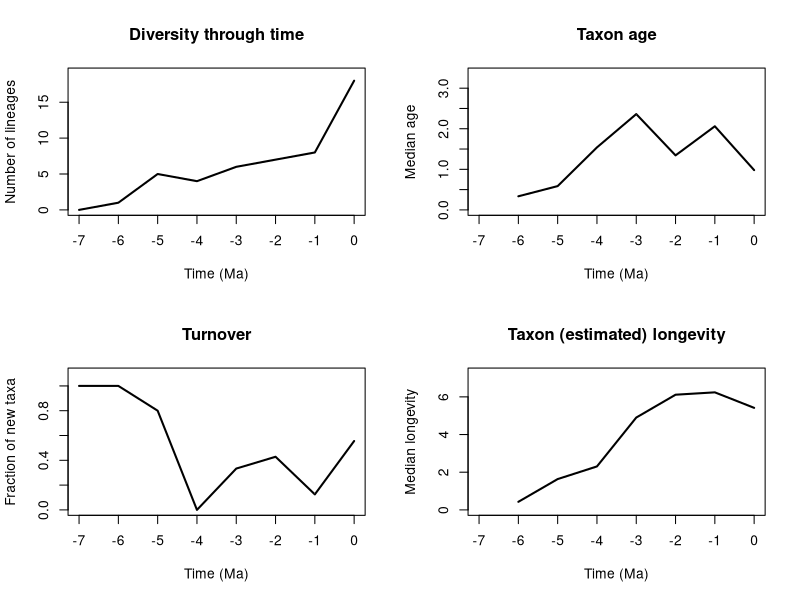

This figure's R source:

	setwd("/Users/tobias/Documents/Sweden/PhD/rise_and_fall/longevity_analyses/mammals/families/cercopithecidae_pyrate_mcmc_logs")
	tbl = read.table(file = "cercopithecidae_input_1_se_est_stats.txt",header = T)
	pdf(file='fcercopithecidae_input_1_se_est_stats.pdf',width=12, height=9)
	time = -tbl$time
	par(mfrow=c(2,2))
	library(scales)
	plot(time,tbl$diversity, type="l",lwd = 2, ylab= "Number of lineages", xlab="Time (Ma)", main="Diversity through time", ylim=c(0,max(tbl$M_div,na.rm =T)+1),xlim=c(min(time),0))
	polygon(c(time, rev(time)), c(tbl$M_div, rev(tbl$m_div)), col = alpha("#504A4B",0.5), border = NA)
	plot(time,tbl$median_genus_age, type="l",lwd = 2, ylab = "Median age", xlab="Time (Ma)", main= "Taxon age", ylim=c(0,max(tbl$M_age,na.rm =T)+1),xlim=c(min(time),0))
	polygon(c(time, rev(time)), c(tbl$M_age, rev(tbl$m_age)), col = alpha("#504A4B",0.5), border = NA)
	plot(time,tbl$turnover, type="l",lwd = 2, ylab = "Fraction of new taxa", xlab="Time (Ma)", main= "Turnover", ylim=c(0,max(tbl$M_turnover,na.rm =T)+.1),xlim=c(min(time),0))
	polygon(c(time, rev(time)), c(tbl$M_turnover, rev(tbl$m_turnover)), col = alpha("#504A4B",0.5), border = NA)
	plot(time,tbl$life_exp, type="l",lwd = 2, ylab = "Median longevity", xlab="Time (Ma)", main= "Taxon (estimated) longevity", ylim=c(0,max(tbl$M_life_exp,na.rm =T)+1),xlim=c(min(time),0))
	polygon(c(time, rev(time)), c(tbl$M_life_exp, rev(tbl$m_life_exp)), col = alpha("#504A4B",0.5), border = NA)
	n<-dev.off()
	
